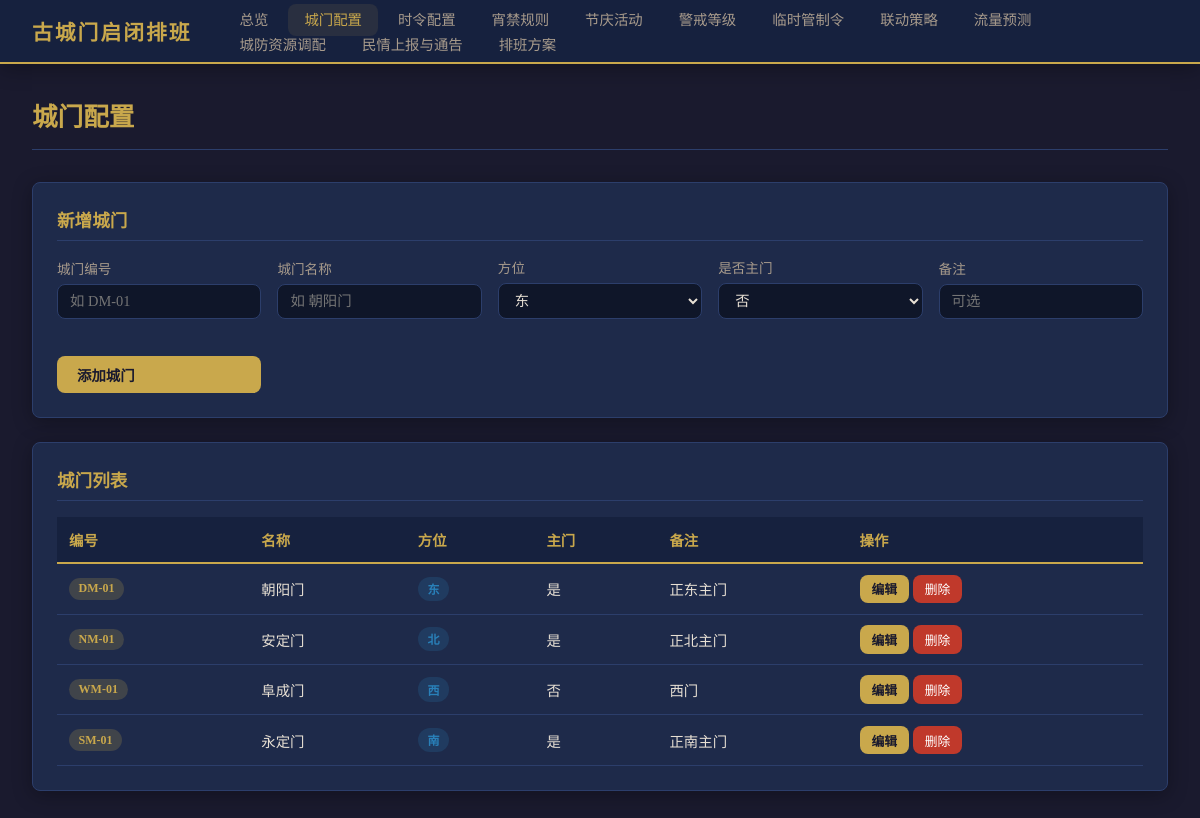
The app's page /gates with its own data.
### tables this page shows
CREATE TABLE gates (
            id INTEGER PRIMARY KEY AUTOINCREMENT,
            gate_code TEXT UNIQUE NOT NULL,
            gate_name TEXT NOT NULL,
            direction TEXT NOT NULL CHECK(direction IN ('东','南','西','北')),
            is_main INTEGER NOT NULL DEFAULT 0 CHECK(is_main IN (0,1)),
            notes TEXT DEFAULT ''
        , capacity INTEGER NOT NULL DEFAULT 500, peak_capacity INTEGER NOT NULL DEFAULT 200, defense_level TEXT NOT NULL DEFAULT 'normal' CHECK(defense_level IN ('minimal','reduced','normal','enhanced','maximum')), min_guard_required INTEGER NOT NULL DEFAULT 2, min_patrol_required INTEGER NOT NULL DEFAULT 1);

### main.py (the view)
@app.get("/gates", response_class=HTMLResponse)
async def gates_page(request: Request, error: str = None):
    conn = get_db()
    gates = conn.execute("SELECT * FROM gates ORDER BY id").fetchall()
    conn.close()
    return templates.TemplateResponse("gates.html", {
        "request": request,
        "gates": gates,
        "active_page": "gates",
        "error_msg": error,
    })

### templates/gates.html (shortened to what this page needs)
{% extends "base.html" %}
{% block content %}
<div class="page-header">
    <h1>城门配置</h1>
</div>
<div class="card">
    <h2>新增城门</h2>
    <form action="/gates/add" method="post" class="form-grid">
        <div class="form-group">
            <label>城门编号</label>
            <input type="text" name="gate_code" required placeholder="如 DM-01" pattern="[A-Z]{2}-\d{2}">
        </div>
        <div class="form-group">
            <label>城门名称</label>
            <input type="text" name="gate_name" required placeholder="如 朝阳门">
        </div>
        <div class="form-group">
            <label>方位</label>
            <select name="direction" required>
                <option value="东">东</option>
            </select>
        </div>
        <div class="form-group">
            <label>是否主门</label>
            <select name="is_main">
                <option value="0">否</option>
            </select>
        </div>
        <div class="form-group">
            <label>备注</label>
            <input type="text" name="notes" placeholder="可选">
        </div>
        <div class="form-group">
            <label>&nbsp;</label>
            <button type="submit" class="btn btn-primary">添加城门</button>
        </div>
    </form>
</div>
<div class="card">
    <h2>城门列表</h2>
    <div class="table-responsive">
        <table>
            <thead>
                <tr>
                    <th>编号</th>
                    <th>名称</th>
                    <th>方位</th>
                    <th>主门</th>
                    <th>备注</th>
                    <th>操作</th>
                </tr>
            </thead>
            <tbody>
                {% for gate in gates %}
                <tr>
                    <td><span class="badge badge-gold">{{ gate.gate_code }}</span></td>
                    <td>{{ gate.gate_name }}</td>
                    <td><span class="badge badge-blue">{{ gate.direction }}</span></td>
                    <td>{{ '是' if gate.is_main else '否' }}</td>
                    <td>{{ gate.notes or '-' }}</td>
                    <td>
                        <button type="button" class="btn btn-primary btn-sm" onclick="openEditModal({{ gate.id }}, '{{ gate.gate_code }}', '{{ gate.gate_name }}', '{{ gate.direction }}', {{ gate.is_main }}, '{{ gate.notes or '' }}')">编辑</button>
                        <form action="/gates/delete/{{ gate.id }}" method="post" style="display:inline;"
                              onsubmit="return confirm('确定删除城门 {{ gate.gate_name }}？关联的排班数据也将被删除。')">
                            <button type="submit" class="btn btn-danger btn-sm">删除</button>
                        </form>
                    </td>
                </tr>
                {% endfor %}
            </tbody>
        </table>
    </div>
</div>
{% endblock %}

### static/css/style.css (style rules this page uses)
:root { --bg-primary: #1a1a2e; --bg-secondary: #16213e; --bg-card: #1e2a4a; --bg-input: #0f1629; --text-primary: #e8e0d4; --text-secondary: #a89b8c; --accent-gold: #c9a84c; --accent-red: #c0392b; --accent-green: #27ae60; --accent-blue: #2980b9; --accent-orange: #e67e22; --accent-purple: #8e44ad; --border-color: #2c3e6b; --shadow: 0 4px 20px rgba(0,0,0,0.3); --radius: 8px; }
* { margin: 0; padding: 0; box-sizing: border-box; }
body { font-family: "Noto Serif SC", "Songti SC", "SimSun", serif; background: var(--bg-primary); color: var(--text-primary); min-height: 100vh; }
.page-header { display: flex; justify-content: space-between; align-items: center; margin-bottom: 2rem; padding-bottom: 1rem; border-bottom: 1px solid var(--border-color); }
.page-header h1 { font-size: 1.6rem; color: var(--accent-gold); font-weight: 600; }
.card { background: var(--bg-card); border: 1px solid var(--border-color); border-radius: var(--radius); padding: 1.5rem; margin-bottom: 1.5rem; box-shadow: var(--shadow); }
.card h2 { font-size: 1.1rem; color: var(--accent-gold); margin-bottom: 1rem; padding-bottom: 0.5rem; border-bottom: 1px solid var(--border-color); }
.form-grid { display: grid; grid-template-columns: repeat(auto-fill, minmax(200px, 1fr)); gap: 1rem; align-items: end; }
.form-group { display: flex; flex-direction: column; gap: 0.3rem; }
.form-group label { font-size: 0.85rem; color: var(--text-secondary); }
.form-group input, .form-group select, .form-group textarea { background: var(--bg-input); border: 1px solid var(--border-color); color: var(--text-primary); padding: 0.5rem 0.75rem; border-radius: var(--radius); font-size: 0.9rem; font-family: inherit; }
.btn { padding: 0.5rem 1.25rem; border: none; border-radius: var(--radius); cursor: pointer; font-size: 0.9rem; font-family: inherit; transition: all 0.2s; text-decoration: none; display: inline-flex; align-items: center; gap: 0.4rem; }
.btn-primary { background: var(--accent-gold); color: var(--bg-primary); font-weight: 600; }
.btn-danger { background: var(--accent-red); color: white; font-size: 0.8rem; padding: 0.3rem 0.75rem; }
.btn-sm { font-size: 0.8rem; padding: 0.3rem 0.75rem; }
table { width: 100%; border-collapse: collapse; font-size: 0.9rem; }
th { background: var(--bg-secondary); color: var(--accent-gold); padding: 0.75rem; text-align: left; font-weight: 600; border-bottom: 2px solid var(--accent-gold); white-space: nowrap; }
td { padding: 0.65rem 0.75rem; border-bottom: 1px solid var(--border-color); }
.badge { display: inline-block; padding: 0.2rem 0.6rem; border-radius: 12px; font-size: 0.75rem; font-weight: 600; }
.badge-gold { background: rgba(201,168,76,0.2); color: var(--accent-gold); }
.badge-blue { background: rgba(41,128,185,0.2); color: var(--accent-blue); }
.table-responsive { overflow-x: auto; }
.form-group { display: flex; flex-direction: column; gap: 0.35rem; }
.form-group label { font-size: 0.85rem; color: var(--text-secondary); font-weight: 500; }
.form-group input, .form-group select, .form-group textarea { background: var(--bg-input); border: 1px solid var(--border-color); color: var(--text-primary); padding: 0.5rem 0.75rem; border-radius: var(--radius); font-size: 0.9rem; font-family: inherit; width: 100%; }

### records on screen
gates: gate_code "DM-01", gate_name "朝阳门", direction "东", is_main "是", notes "正东主门"
gates: gate_code "NM-01", gate_name "安定门", direction "北", is_main "是", notes "正北主门"
gates: gate_code "WM-01", gate_name "阜成门", direction "西", is_main "否", notes "西门"
gates: gate_code "SM-01", gate_name "永定门", direction "南", is_main "是", notes "正南主门"
